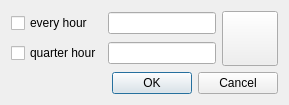
<?xml version="1.0" encoding="UTF-8"?>
<ui version="4.0">
 <class>talking_clock::SettingsDialog</class>
 <widget class="QDialog" name="talking_clock::SettingsDialog">
  <property name="geometry">
   <rect>
    <x>0</x>
    <y>0</y>
    <width>316</width>
    <height>100</height>
   </rect>
  </property>
  <property name="windowTitle">
   <string>Talking Clock Settings</string>
  </property>
  <layout class="QGridLayout" name="gridLayout">
   <property name="sizeConstraint">
    <enum>QLayout::SetFixedSize</enum>
   </property>
   <item row="0" column="0">
    <widget class="QCheckBox" name="every_hour">
     <property name="text">
      <string>every hour</string>
     </property>
    </widget>
   </item>
   <item row="0" column="1">
    <widget class="QLineEdit" name="hour_format_edit"/>
   </item>
   <item row="0" column="2" rowspan="2">
    <widget class="QToolButton" name="voice_config_btn">
     <property name="toolTip">
      <string>voice configuration</string>
     </property>
     <property name="icon">
      <iconset resource="../talking_clock.qrc">
       <normaloff>:/talking_clock/voice-config.svg</normaloff>:/talking_clock/voice-config.svg</iconset>
     </property>
     <property name="iconSize">
      <size>
       <width>48</width>
       <height>48</height>
      </size>
     </property>
    </widget>
   </item>
   <item row="1" column="0">
    <widget class="QCheckBox" name="quarter_hour">
     <property name="text">
      <string>quarter hour</string>
     </property>
    </widget>
   </item>
   <item row="1" column="1">
    <widget class="QLineEdit" name="quarter_format_edit"/>
   </item>
   <item row="2" column="0" colspan="3">
    <widget class="QDialogButtonBox" name="buttonBox">
     <property name="orientation">
      <enum>Qt::Horizontal</enum>
     </property>
     <property name="standardButtons">
      <set>QDialogButtonBox::Cancel|QDialogButtonBox::Ok</set>
     </property>
    </widget>
   </item>
  </layout>
 </widget>
 <resources>
  <include location="../talking_clock.qrc"/>
 </resources>
 <connections>
  <connection>
   <sender>buttonBox</sender>
   <signal>accepted()</signal>
   <receiver>talking_clock::SettingsDialog</receiver>
   <slot>accept()</slot>
   <hints>
    <hint type="sourcelabel">
     <x>257</x>
     <y>93</y>
    </hint>
    <hint type="destinationlabel">
     <x>157</x>
     <y>102</y>
    </hint>
   </hints>
  </connection>
  <connection>
   <sender>buttonBox</sender>
   <signal>rejected()</signal>
   <receiver>talking_clock::SettingsDialog</receiver>
   <slot>reject()</slot>
   <hints>
    <hint type="sourcelabel">
     <x>306</x>
     <y>93</y>
    </hint>
    <hint type="destinationlabel">
     <x>286</x>
     <y>102</y>
    </hint>
   </hints>
  </connection>
 </connections>
</ui>
